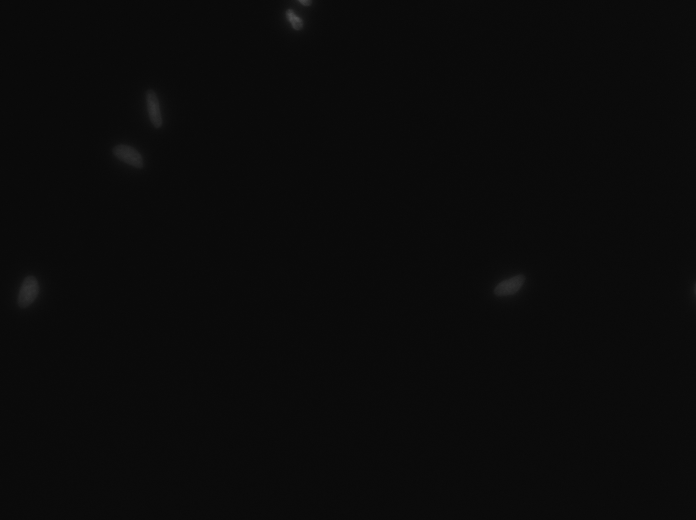
#> input picture data/train/0b0d577159f0d6c266f360f7b8dfde46e16fa665138bf577ec3c6f9c70c0cd1e/images/0b0d577159f0d6c266f360f7b8dfde46e16fa665138bf577ec3c6f9c70c0cd1e.png, 696 x 520 px
$ jupyter execute --allow-errors 02_eda_before_process.ipynb   (shell and % lines are left out)
#> lines starting #> are read from the running program, lines starting #| are printed output that depends on the picture
[cell 1]
print('hello')

[cell 2]
import os
import cv2
import numpy as np
import matplotlib.pyplot as plt
import pandas as pd
from tqdm import tqdm
from skimage.measure import label

TRAIN_DIR = "../data/train/"
TEST_DIR = "../data/test/"

### Phan tich du lieu ban dau

[cell 3]
def analyze_dataset(data_dir, dataset_name="Train"):
#> called with data_dir = '../data/train/', dataset_name = 'Train Data'
    print(f"--- Đang phân tích tập dữ liệu: {dataset_name} ---")

    image_ids = next(os.walk(data_dir))[1]
    num_images = len(image_ids)
    print(f"Tổng số ảnh: {num_images}")

    widths = []
    heights = []
    nuclei_counts = []

    sample_ids = np.random.choice(image_ids, 3, replace=False)
    samples = []

    for id_ in tqdm(image_ids, desc="Processing images"):
        path = os.path.join(data_dir, id_)
        img_path = os.path.join(path, 'images', id_ + '.png')
        mask_dir = os.path.join(path, 'masks')

        if os.path.exists(img_path):
            img = cv2.imread(img_path)
#> img is the input picture: shape (520, 696, 3); min 8, max 79, mean 10.7
            if img is not None:
                h, w, _ = img.shape
#> h = 520; w = 696
                widths.append(w)
                heights.append(h)

                # Nếu là mẫu visualize, lưu lại
                if id_ in sample_ids:
                    # Đọc và gộp mask
                    mask = np.zeros((h, w), dtype=np.uint8)
                    if os.path.exists(mask_dir):
                        for mask_file in next(os.walk(mask_dir))[2]:
                            m = cv2.imread(os.path.join(mask_dir, mask_file), cv2.IMREAD_GRAYSCALE)
                            mask = np.maximum(mask, m)
                    samples.append((id_, cv2.cvtColor(img, cv2.COLOR_BGR2RGB), mask))

        if os.path.exists(mask_dir):
            num_nuclei = len(next(os.walk(mask_dir))[2])
            nuclei_counts.append(num_nuclei)
#> pass 2 of the loop in analyze_dataset, `for id_ in tqdm(image_ids, desc="Processing images"):`:
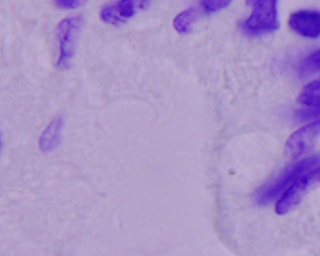
#> input picture data/train/2255d5aba044256bb92f6b7cbed0fca46d972c7b6b1a59dcbe7f682c5777d074/images/2255d5aba044256bb92f6b7cbed0fca46d972c7b6b1a59dcbe7f682c5777d074.png, 320 x 256 px
#> in analyze_dataset, img is the input picture: shape (256, 320, 3); mean B, G, R 199.3, 146.6, 169.4

    # --- VẼ BIỂU ĐỒ ---
    fig, axes = plt.subplots(1, 3, figsize=(18, 5))

    # 1. Phân bố Chiều rộng
    axes[0].hist(widths, bins=20, color='skyblue', edgecolor='black')
    axes[0].set_title(f'{dataset_name} - Image Width Distribution')
    axes[0].set_xlabel('Width (pixels)')
    axes[0].set_ylabel('Count')

    # 2. Phân bố Chiều cao
    axes[1].hist(heights, bins=20, color='salmon', edgecolor='black')
    axes[1].set_title(f'{dataset_name} - Image Height Distribution')
    axes[1].set_xlabel('Height (pixels)')

    # 3. Phân bố Số lượng nhân tế bào
    if nuclei_counts:
        axes[2].hist(nuclei_counts, bins=30, color='lightgreen', edgecolor='black')
        axes[2].set_title(f'{dataset_name} - Nuclei Count per Image')
        axes[2].set_xlabel('Number of Nuclei')
    else:
        axes[2].text(0.5, 0.5, "No masks found", ha='center')

    plt.tight_layout()
    plt.show()
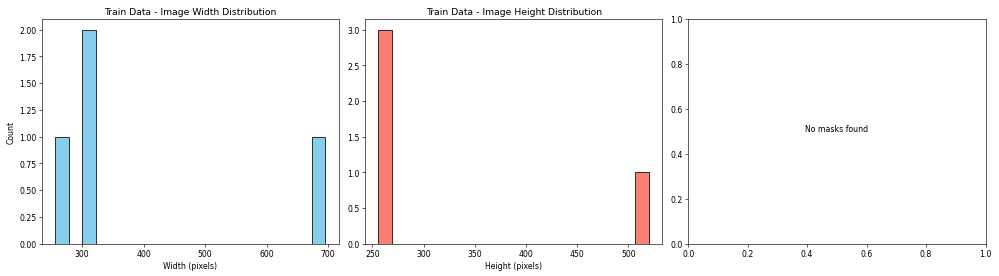
#> figure drawn by matplotlib, 2 panels; panel 1: tallest bar 2 high, from x = 300 to 322; panel 2: tallest bar 3 high, from x = 256 to 269.2

    print(f"Kích thước ảnh phổ biến: {max(set(widths), key=widths.count)}x{max(set(heights), key=heights.count)}")
    if nuclei_counts:
        print(f"Số lượng nhân trung bình/ảnh: {np.mean(nuclei_counts):.1f}")
        print(f"Số lượng nhân nhiều nhất: {np.max(nuclei_counts)}")
        print(f"Số lượng nhân ít nhất: {np.min(nuclei_counts)}")

    return samples

[cell 4]
def visualize_samples_row(samples):
    if not samples or len(samples) < 2:
        print("Cần ít nhất 2 mẫu để hiển thị.")
        return

    batch_samples = samples[:2]

    fig, axes = plt.subplots(1, 4, figsize=(20, 6))

    for i, (id_, img, mask) in enumerate(batch_samples):
        ax_orig = axes[2*i]
        ax_orig.imshow(img)
        ax_orig.set_title(f"Original Image #{i+1}\nID: {id_}")
        ax_orig.axis('off')

        ax_mask = axes[2*i + 1]

        colored_mask = np.zeros_like(img)
        colored_mask[mask > 0] = [255, 255, 0] # Màu vàng
        overlay = cv2.addWeighted(img, 0.7, colored_mask, 0.3, 0)

        contours, _ = cv2.findContours(mask, cv2.RETR_EXTERNAL, cv2.CHAIN_APPROX_SIMPLE)
        cv2.drawContours(overlay, contours, -1, (0, 255, 0), 2) # Viền xanh lá

        ax_mask.imshow(overlay)
        ax_mask.set_title(f"Ground Truth #{i+1}\nNuclei: {len(contours)}")
        ax_mask.axis('off')
#> this loop made 2 passes
#> pass 1, in visualize_samples_row, `overlay = cv2.addWeighted(img, 0.7, colored_mask, 0.3, 0)`:
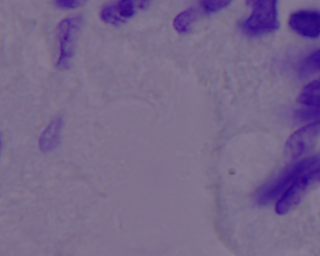
#> overlay: shape (256, 320, 3); mean R, G, B 118.6, 102.6, 139.5
#> pass 2, in visualize_samples_row, `overlay = cv2.addWeighted(img, 0.7, colored_mask, 0.3, 0)`:
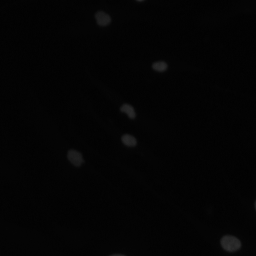
#> overlay: shape (256, 256, 3); min 1, max 48, mean 3.6
#> after the loop: colored_mask: shape (256, 256, 3); every value is 0

    plt.tight_layout()
    plt.show()
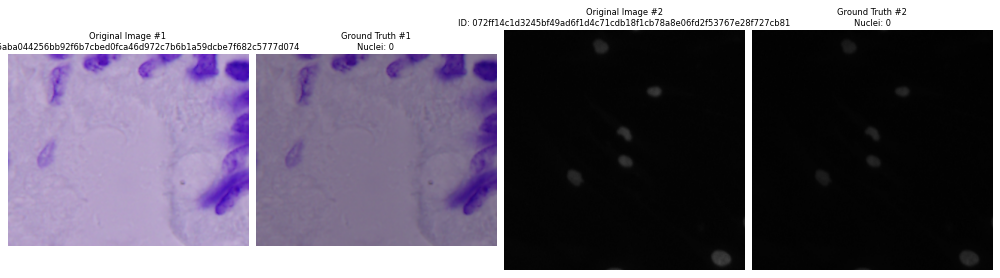
#> figure drawn by matplotlib, 4 panels

### Hien thi thong tin du lieu

[cell 5]
visualize_samples_row(analyze_dataset(TRAIN_DIR, "Train Data"))

### EDA cac dac trung nang cao

[cell 6]
from skimage.measure import label, regionprops
import matplotlib.pyplot as plt
import seaborn as sns
import cv2
import os
import numpy as np
from tqdm import tqdm

def analyze_advanced_features(data_dir):
#> called with data_dir = '../data/train/'
    print("--- 🔬 Đang phân tích đặc trưng nâng cao ---")

    image_ids = next(os.walk(data_dir))[1]

    # Danh sách chứa dữ liệu thống kê
    all_nuclei_areas = []      # Diện tích từng nhân (số pixel)
    all_image_intensities = [] # Độ sáng trung bình của ảnh
    nuclei_intensities = []    # Độ sáng trung bình của nhân tế bào

    # Chỉ lấy mẫu khoảng 50 ảnh để chạy cho nhanh (nếu dataset lớn)
    sample_ids = image_ids[:50] if len(image_ids) > 50 else image_ids

    for id_ in tqdm(sample_ids):
        path = os.path.join(data_dir, id_)
        img_path = os.path.join(path, 'images', id_ + '.png')
        mask_dir = os.path.join(path, 'masks')

        if os.path.exists(img_path):
            # Đọc ảnh (Grayscale để tính độ sáng)
            img = cv2.imread(img_path, cv2.IMREAD_GRAYSCALE)
#> img: shape (520, 696); min 8, max 79, mean 10.7
            all_image_intensities.extend(img.flatten()) # Lưu pixel để vẽ histogram toàn cục

            # Đọc Mask để đo tế bào
            if os.path.exists(mask_dir):
                mask = np.zeros_like(img)
                for mask_file in next(os.walk(mask_dir))[2]:
                    m = cv2.imread(os.path.join(mask_dir, mask_file), cv2.IMREAD_GRAYSCALE)
                    # Resize m về kích thước img nếu cần (đề phòng lỗi dữ liệu)
                    if m.shape != img.shape:
                        m = cv2.resize(m, (img.shape[1], img.shape[0]), interpolation=cv2.INTER_NEAREST)
                    mask = np.maximum(mask, m)

                # Định danh từng tế bào (Labeling)
                labeled_mask = label(mask > 0)
                props = regionprops(labeled_mask, intensity_image=img)

                for prop in props:
                    all_nuclei_areas.append(prop.area)
                    nuclei_intensities.append(prop.mean_intensity)
#> pass 2 of the loop in analyze_advanced_features, `for id_ in tqdm(sample_ids):`:
#> in analyze_advanced_features, `img = cv2.imread(img_path, cv2.IMREAD_GRAYSCALE)`:
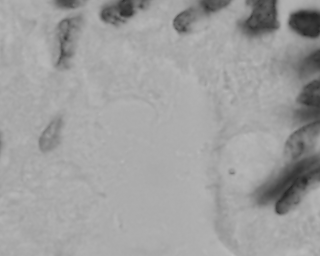
#> img: shape (256, 320); min 35, max 189, mean 158.9

    # --- VẼ BIỂU ĐỒ ---
    plt.figure(figsize=(18, 6))

    # 1. Biểu đồ phân bố giá trị Pixel (Pixel Intensity)
    # Giúp quyết định Normalization (chia 255 hay dùng Percentile)
    plt.subplot(1, 3, 1)
    # Lấy mẫu ngẫu nhiên 10.000 điểm ảnh để vẽ cho nhanh
    sns.histplot(np.random.choice(all_image_intensities, 10000), bins=50, color='gray', kde=True)
    plt.title('Pixel Intensity Distribution (Brightness)')
    plt.xlabel('Pixel Value (0-255)')
    plt.ylabel('Frequency')

    # 2. Biểu đồ Diện tích Nhân tế bào (Nuclei Area)
    # Giúp biết tế bào to hay nhỏ
    plt.subplot(1, 3, 2)
    sns.histplot(all_nuclei_areas, bins=50, color='purple', kde=True)
    plt.title('Nuclei Area Distribution')
    plt.xlabel('Area (pixels)')
    plt.ylabel('Count')

    # 3. Biểu đồ Độ sáng Nhân vs Nền
    # So sánh độ sáng
    plt.subplot(1, 3, 3)
    sns.histplot(nuclei_intensities, bins=50, color='orange', label='Nuclei', kde=True)
    plt.title('Nuclei Brightness Distribution')
    plt.xlabel('Mean Intensity')
    plt.legend()

    plt.tight_layout()
    plt.show()
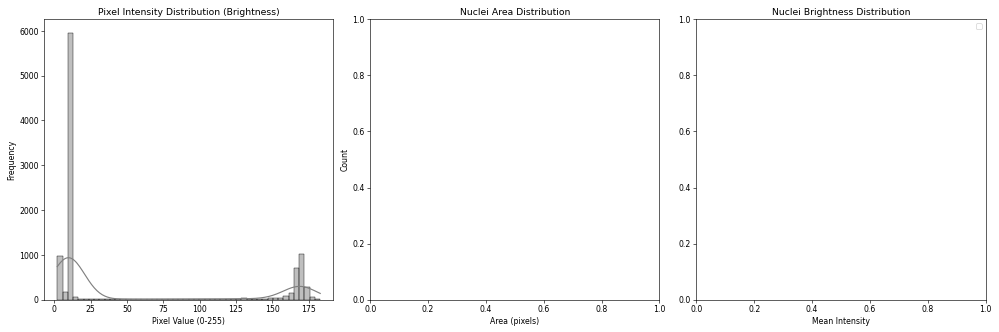
#> figure drawn by matplotlib, 1 panel; tallest bar 5955 high, from x = 9.24 to 12.86; curve peaks at x = 9.28, y = 934.6

    # In thông số thống kê
    print(f"\n--- THỐNG KÊ CHI TIẾT ---")
    print(f"• Diện tích nhân trung bình: {np.mean(all_nuclei_areas):.1f} pixels")
    print(f"• Diện tích nhỏ nhất: {np.min(all_nuclei_areas)} | Lớn nhất: {np.max(all_nuclei_areas)}")
    print(f"• Độ sáng trung bình toàn ảnh: {np.mean(all_image_intensities):.1f}")

# Chạy hàm (Đảm bảo biến TRAIN_DIR đã được định nghĩa ở cell trước)
#> (the rest of this cell did not finish here and is left out)
